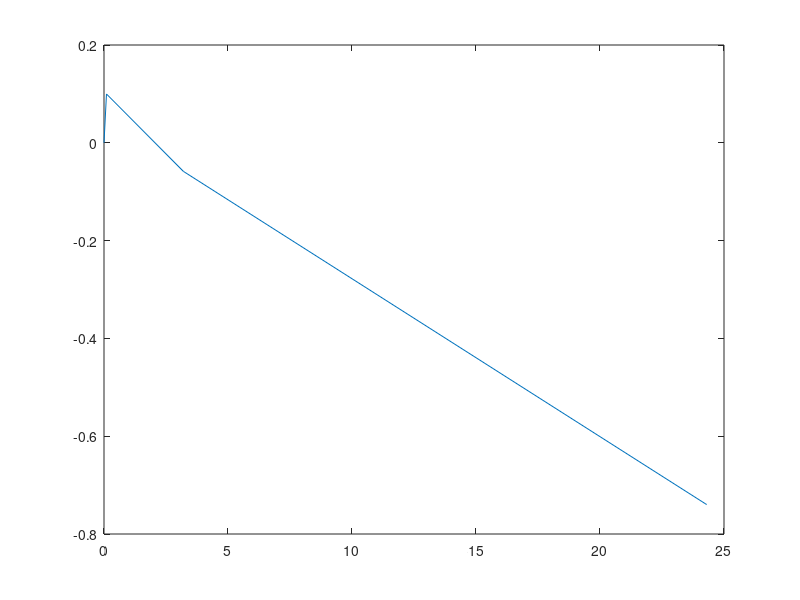

Reproduce this figure in MATLAB.
x = input('size: ')
TEST = eye(x,x)

A = [1 0 -2; 2 1 3; 0 1 0]
B = [2 1 1; 1 0 -1; 1 1 0]

C = A-B
D = A*B

E = A.*B

x = ((0:3).^5)/10

y = sin(x);
plot(x,y)